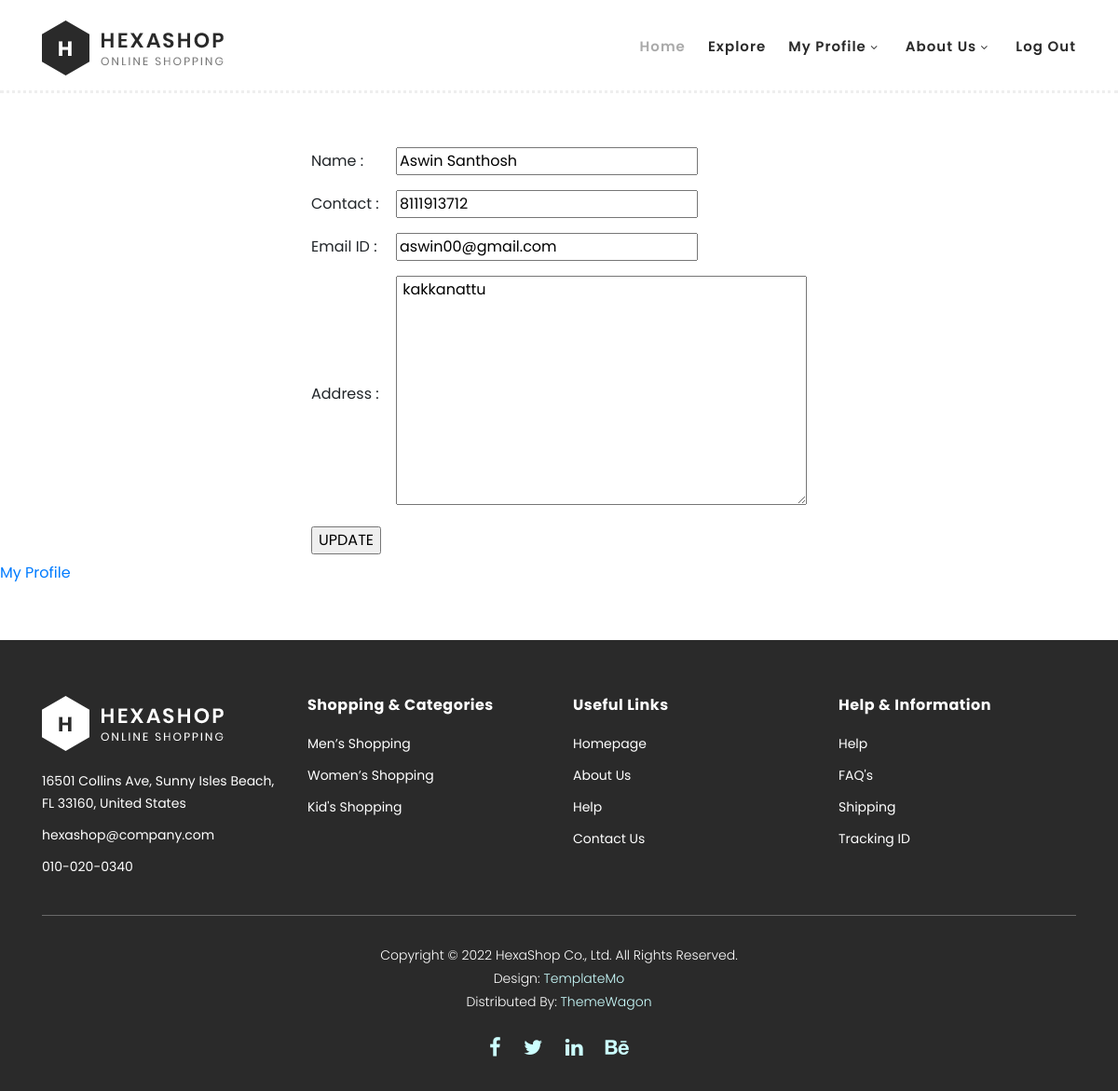
Screenshot of /User/Editprofile/ (signed in) with the database file from the repository.
### Guest/models.py (models this page shows)
class tbl_userregister(models.Model):
    user_name=models.CharField(max_length=50)
    user_contact=models.CharField(max_length=50)
    user_email=models.EmailField(unique=True)
    user_address=models.CharField(max_length=50)
    user_gender=models.CharField(max_length=50)
    user_photo=models.FileField(upload_to='userdocs/',null=True)
    user_password=models.CharField(max_length=50,unique=True)
    place=models.ForeignKey(tbl_place,on_delete=models.CASCADE,null=True)

### User/views.py (the view)
# urls.py: path('Editprofile/', views.Editprofile,name="Editprofile"),
def Editprofile(request):
    if 'uid' in request.session:
        data=tbl_userregister.objects.get(id=request.session['uid'])
        if request.method=="POST":
            data.user_name=request.POST.get('txtname')
            data.user_contact=request.POST.get('txtcontact')
            data.user_email=request.POST.get('txtemail')
            data.user_address=request.POST.get('txtaddress')
            data.save()
            return redirect('wuser:MyProfile')
        else:
            return render(request,"User/EditProfile.html",{'Data':data})
    else:
        return redirect("wguest:Userlogin")

### User/Templates/User/EditProfile.html (shortened to what this page needs)
{% extends 'User/Header.html'%}
{% load static %}
{% block content  %}
<!DOCTYPE html>
<html lang="en">
<head>
</head>
<body>
    <form name="Editprofile" method="POST">
        <table align="center" cellpadding="8" cellspacing="5" style="margin-top: 150px;">
            <tr>
                <td>Name :</td>
                <td>
                    <input type="text" name="txtname" id="txtname" value="{{Data.user_name}}" autocomplete="off" required="required" pattern="[a-z A-Z]{4-15}" title="minimum 4 and maximum 15 length" />
                </td>
            </tr>
            <tr>
                <td>Contact :</td>
                <td><input type="text" name="txtcontact" id="txtcontact" value="{{Data.user_contact}}" autocomplete="off" required="required" pattern="[0-9+]{10,13}" title="Numbers only Allowed" /></td>
              </tr>
              <tr>
                <td>Email ID :</td>
                <td><input type="email" name="txtemail" id="txtemail" value="{{Data.user_email}}" autocomplete="off" required="required" pattern="[0-9a-zA-Z@.]{6-20}" title="Email ID" /></td>
            </tr>
            <tr>
                <td>Address :</td>
                <td>
                    <textarea name="txtaddress" id="txtaddress" cols="30" rows="10" required="required"> {{Data.user_address}}</textarea>
              </tr>
              <tr><td><input type="submit" name="btnupdate" id="btnupdate" value="UPDATE"/></td></tr>
        </table>
    </form>
    <a href="{% url 'wuser:MyProfile' %}">My Profile</a>
</body>
</html>
{% endblock content %}

### Guest/static/User/assets/css/templatemo-hexashop.css (style rules this page uses)
html, body, div, span, applet, object, iframe, h1, h2, h3, h4, h5, h6, p, blockquote, div pre, a, abbr, acronym, address, big, cite, code, del, dfn, em, font, img, ins, kbd, q, s, samp, small, strike, strong, sub, sup, tt, var, b, u, i, center, dl, dt, dd, ol, ul, li, figure, header, nav, section, article, aside, footer, figcaption { margin: 0; padding: 0; border: 0; outline: 0; }
* { box-sizing: border-box; }
html, body { font-family: 'Poppins', sans-serif; font-weight: 400; background-color: #fff; font-size: 16px; -ms-text-size-adjust: 100%; -webkit-font-smoothing: antialiased; -moz-osx-font-smoothing: grayscale; }
a { text-decoration: none !important; }
html, body { background: #fff; font-family: 'Poppins', sans-serif; }

### rows the page displays
tbl_userregister: txtname "Aswin Santhosh", txtcontact "8111913712", txtemail "aswin00@gmail.com", txtaddress "kakkanattu"
